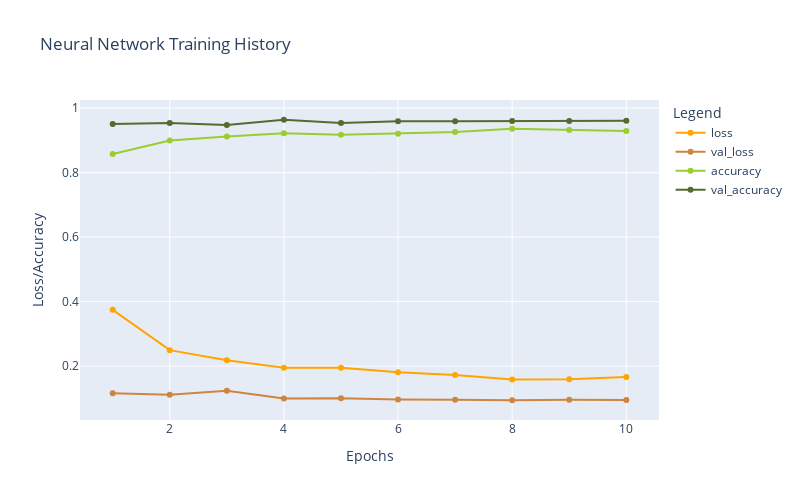

Notebook code for this chart:
### Code cell
plot_history(historyI2)

### Figure 1 — Plotly figure (JSON) as saved in the notebook; plotly's stock layout.template omitted (floating-point values rounded to 4 significant figures)
{"data": [{"hovertemplate": "Legend=loss<br>Epochs=%{x}<br>Loss/Accuracy=%{y}<extra></extra>", "legendgroup": "loss", "line": {"color": "orange", "dash": "solid"}, "marker": {"symbol": "circle"}, "mode": "lines+markers", "name": "loss", "orientation": "v", "showlegend": true, "type": "scatter", "x": [1, 2, 3, 4, 5, 6, 7, 8, 9, 10], "xaxis": "x", "y": [0.3744, 0.2494, 0.2179, 0.195, 0.1951, 0.181, 0.1722, 0.1585, 0.1592, 0.1661], "yaxis": "y"}, {"hovertemplate": "Legend=val_loss<br>Epochs=%{x}<br>Loss/Accuracy=%{y}<extra></extra>", "legendgroup": "val_loss", "line": {"color": "peru", "dash": "solid"}, "marker": {"symbol": "circle"}, "mode": "lines+markers", "name": "val_loss", "orientation": "v", "showlegend": true, "type": "scatter", "x": [1, 2, 3, 4, 5, 6, 7, 8, 9, 10], "xaxis": "x", "y": [0.1161, 0.1109, 0.1234, 0.09965, 0.1004, 0.09671, 0.09543, 0.09407, 0.09585, 0.09487], "yaxis": "y"}, {"hovertemplate": "Legend=accuracy<br>Epochs=%{x}<br>Loss/Accuracy=%{y}<extra></extra>", "legendgroup": "accuracy", "line": {"color": "yellowgreen", "dash": "solid"}, "marker": {"symbol": "circle"}, "mode": "lines+markers", "name": "accuracy", "orientation": "v", "showlegend": true, "type": "scatter", "x": [1, 2, 3, 4, 5, 6, 7, 8, 9, 10], "xaxis": "x", "y": [0.858, 0.8997, 0.912, 0.9223, 0.9173, 0.9207, 0.9263, 0.936, 0.932, 0.929], "yaxis": "y"}, {"hovertemplate": "Legend=val_accuracy<br>Epochs=%{x}<br>Loss/Accuracy=%{y}<extra></extra>", "legendgroup": "val_accuracy", "line": {"color": "darkolivegreen", "dash": "solid"}, "marker": {"symbol": "circle"}, "mode": "lines+markers", "name": "val_accuracy", "orientation": "v", "showlegend": true, "type": "scatter", "x": [1, 2, 3, 4, 5, 6, 7, 8, 9, 10], "xaxis": "x", "y": [0.951, 0.954, 0.948, 0.964, 0.954, 0.959, 0.959, 0.96, 0.96, 0.961], "yaxis": "y"}], "layout": {"height": 500, "legend": {"title": {"text": "Legend"}, "tracegroupgap": 0}, "title": {"text": "Neural Network Training History"}, "width": 800, "xaxis": {"anchor": "y", "domain": [0, 1], "title": {"text": "Epochs"}}, "yaxis": {"anchor": "x", "domain": [0, 1], "title": {"text": "Loss/Accuracy"}}}}
